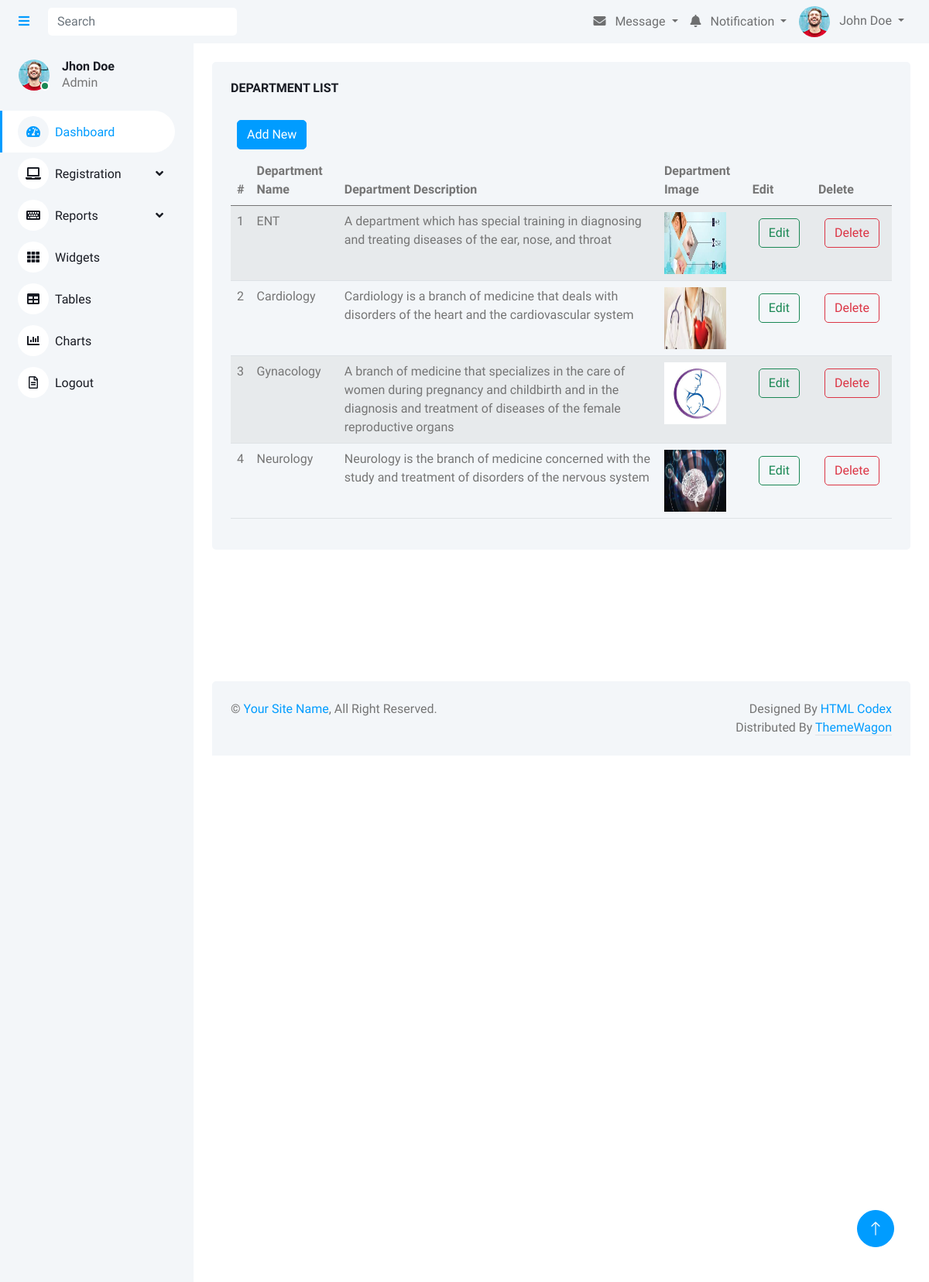
/Admin/departmentview.php, run on the app's committed database.
### tables this page shows
CREATE TABLE IF NOT EXISTS `tbldepartment` (
  `deptid` int(11) NOT NULL AUTO_INCREMENT,
  `deptname` varchar(50) NOT NULL,
  `deptdescription` varchar(255) NOT NULL,
  `deptimg` varchar(50) NOT NULL,
  PRIMARY KEY (`deptid`)
);

### Admin/departmentview.php (the view)
<?php
include("header.php");
include("config.php");
?>
    <div class="content">
    <div class="container-fluid pt-4 px-4">
        <div class="row g-4">
            <div class="col-sm-12 col-xl-12">
                <div class="bg-light rounded h-100 p-4">
                    <h6 class="mb-4">DEPARTMENT LIST</h6>
                    <a href="departmentreg.php"><button type="button" class="btn btn-primary m-2" align="right">Add New</button></a><br>
                    <table class="table table-striped">
                        <thead>
                            <tr>
                                <th scope="col">#</th>
                                <th scope="col">Department Name</th>
                                <th scope="col">Department Description</th>
                                <th scope="col">Department Image</th>
                                <th scope="col">Edit</th>
                                <th scope="col">Delete</th>
                            </tr>
                        </thead>
                        <tbody>
                        <?php
                        $s=1;
                                    $sql=mysqli_query($con,"SELECT * FROM tbldepartment");
                                    while($display=mysqli_fetch_array($sql))
                                    {
                                    echo "<tr>";
                                    echo"<td>".$s++."</td>";
                                    echo "<td>".$display["deptname"]."</td>";
                                    echo "<td>".$display["deptdescription"]."</td>";
                                    echo "<td><img src='images/".$display["deptimg"]."' height='80' width='80'/></td>";
                                    ?>
                                    <td><a href="departmentedit.php?depid=<?php echo $display["deptid"]  ?>"><button type="button" class="btn btn-outline-success m-2"  >Edit</button></a></td>
                                    <td><a onclick="return confirm('Are You Sure to Delete this Record?')"  href="departmentdelete.php?depid=<?php echo $display["deptid"]  ?>"> <button type="button" class="btn btn-outline-danger m-2" >Delete</button></a></td>
                                    </tr>
                                    <?php
                                }
                                    ?>
                        </tbody>
                    </table>
                </div>
            </div>
        </div>
    </div>
    </div>
<?php
include("footer.php");
?>

### Admin/header.php (shortened to what this page needs)
<!DOCTYPE html>
<html lang="en">
<head>
    <link href="https://cdnjs.cloudflare.com/ajax/libs/font-awesome/5.10.0/css/all.min.css" rel="stylesheet">
    <link href="https://cdn.jsdelivr.net/npm/bootstrap-icons@1.4.1/font/bootstrap-icons.css" rel="stylesheet">
    <link href="lib/owlcarousel/assets/owl.carousel.min.css" rel="stylesheet">
    <link href="lib/tempusdominus/css/tempusdominus-bootstrap-4.min.css" rel="stylesheet" />
    <link href="css/bootstrap.min.css" rel="stylesheet">
    <link href="css/style.css" rel="stylesheet">
</head>
<body>
    <div class="container-xxl position-relative bg-white d-flex p-0">
        <div class="sidebar pe-4 pb-3">
            <nav class="navbar bg-light navbar-light">
                <a href="index.html" class="navbar-brand mx-4 mb-3">
                    <h3 class="text-primary"><i class="fa fa-hashtag me-2"></i>DASHMIN</h3>
                </a>
                <div class="d-flex align-items-center ms-4 mb-4">
                    <div class="position-relative">
                        <img class="rounded-circle" src="img/user.jpg" alt="" style="width: 40px; height: 40px;">
                        <div class="bg-success rounded-circle border border-2 border-white position-absolute end-0 bottom-0 p-1"></div>
                    </div>
                    <div class="ms-3">
                        <h6 class="mb-0">Jhon Doe</h6>
                        <span>Admin</span>
                    </div>
                </div>
                <div class="navbar-nav w-100">
                    <a href="index.html" class="nav-item nav-link active"><i class="fa fa-tachometer-alt me-2"></i>Dashboard</a>
                    <div class="nav-item dropdown">
                        <a href="#" class="nav-link dropdown-toggle" data-bs-toggle="dropdown"><i class="fa fa-laptop me-2"></i>Registration</a>
                    </div>
                    <div class="nav-item dropdown">
                    <a href="#" class="nav-link dropdown-toggle" data-bs-toggle="dropdown"><i class="fa fa-keyboard me-2"></i>Reports</a>
                    </div>
                    <a href="widget.html" class="nav-item nav-link"><i class="fa fa-th me-2"></i>Widgets</a>
                    <a href="table.html" class="nav-item nav-link"><i class="fa fa-table me-2"></i>Tables</a>
                    <a href="chart.html" class="nav-item nav-link"><i class="fa fa-chart-bar me-2"></i>Charts</a>
                    <div class="nav-item dropdown">
                        <a href="../Guest/index.php" class="nav-item nav-link" ><i class="far fa-file-alt me-2"></i>Logout</a>
                    </div>
                </div>
            </nav>
        </div>
    </div>
        <nav class="navbar navbar-expand bg-light navbar-light sticky-top px-4 py-0">
            <a href="#" class="sidebar-toggler flex-shrink-0">
                <i class="fa fa-bars"></i>
            </a>
            <form class="d-none d-md-flex ms-4">
                <input class="form-control border-0" type="search" placeholder="Search">
            </form>
            <div class="navbar-nav align-items-center ms-auto">
                <div class="nav-item dropdown">
                    <a href="#" class="nav-link dropdown-toggle" data-bs-toggle="dropdown">
                        <i class="fa fa-envelope me-lg-2"></i>
                        <span class="d-none d-lg-inline-flex">Message</span>
                    </a>
                </div>
                <div class="nav-item dropdown">
                    <a href="#" class="nav-link dropdown-toggle" data-bs-toggle="dropdown">
                        <i class="fa fa-bell me-lg-2"></i>
                        <span class="d-none d-lg-inline-flex">Notification</span>
                    </a>
                </div>
                <div class="nav-item dropdown">
                    <a href="#" class="nav-link dropdown-toggle" data-bs-toggle="dropdown">
                        <img class="rounded-circle me-lg-2" src="img/user.jpg" alt="" style="width: 40px; height: 40px;">
                        <span class="d-none d-lg-inline-flex">John Doe</span>
                    </a>
                </div>
            </div>
        </nav>
</body>
</html>

### Admin/footer.php (shortened to what this page needs)
 <html>
   <body>
        <div class="content">
            <div class="container-fluid pt-4 px-4">
                <div class="bg-light rounded-top p-4">
                    <div class="row">
                        <div class="col-12 col-sm-6 text-center text-sm-start">
                            &copy; <a href="#">Your Site Name</a>, All Right Reserved.
                        </div>
                        <div class="col-12 col-sm-6 text-center text-sm-end">
                            Designed By <a href="https://htmlcodex.com">HTML Codex</a>
                        Distributed By <a class="border-bottom" href="https://themewagon.com" target="_blank">ThemeWagon</a>
                        </div>
                    </div>
                </div>
            </div>
        </div>
        <a href="#" class="btn btn-lg btn-primary btn-lg-square back-to-top"><i class="bi bi-arrow-up"></i></a>
</body>
</html>

### Admin/css/style.css (style rules this page uses)
:root { --primary: #009CFF; --light: #F3F6F9; --dark: #191C24; }
.back-to-top { position: fixed; display: none; right: 45px; bottom: 45px; z-index: 99; }
.btn { transition: .5s; }
.btn.btn-primary { color: #FFFFFF; }
.btn-lg-square { width: 48px; height: 48px; }
.btn-square, .btn-sm-square, .btn-lg-square { padding: 0; display: inline-flex; align-items: center; justify-content: center; font-weight: normal; border-radius: 50px; }
.sidebar { position: fixed; top: 0; left: 0; bottom: 0; width: 250px; height: 100vh; overflow-y: auto; background: var(--light); transition: 0.5s; z-index: 999; }
.content { margin-left: 250px; min-height: 100vh; background: #FFFFFF; transition: 0.5s; }
@media (min-width: 992px) { .sidebar { margin-left: 0; } }
@media (min-width: 992px) { .content { width: calc(100% - 250px); } }
.sidebar .navbar .navbar-nav .nav-link { padding: 7px 20px; color: var(--dark); font-weight: 500; border-left: 3px solid var(--light); border-radius: 0 30px 30px 0; outline: none; }
.sidebar .navbar .navbar-nav .nav-link:hover, .sidebar .navbar .navbar-nav .nav-link.active { color: var(--primary); background: #FFFFFF; border-color: var(--primary); }
.sidebar .navbar .navbar-nav .nav-link i { width: 40px; height: 40px; display: inline-flex; align-items: center; justify-content: center; background: #FFFFFF; border-radius: 40px; }
.sidebar .navbar .navbar-nav .nav-link:hover i, .sidebar .navbar .navbar-nav .nav-link.active i { background: var(--light); }
.sidebar .navbar .dropdown-toggle::after { position: absolute; top: 15px; right: 15px; border: none; content: "\f107"; font-family: "Font Awesome 5 Free"; font-weight: 900; transition: .5s; }

### data on the page
tbldepartment: deptname "ENT", deptdescription "A department which has special training in diagnosing and treating diseases of the ear, nose, and throat", deptimg (picture)
tbldepartment: deptname "Cardiology", deptdescription "Cardiology is a branch of medicine that deals with disorders of the heart and the cardiovascular system", deptimg (picture)
tbldepartment: deptname "Gynacology", deptdescription "A branch of medicine that specializes in the care of women during pregnancy and childbirth and in the diagnosis and treatment of diseases of the female reproductive organs", deptimg (picture)
tbldepartment: deptname "Neurology", deptdescription "Neurology is the branch of medicine concerned with the study and treatment of disorders of the nervous system", deptimg (picture)
